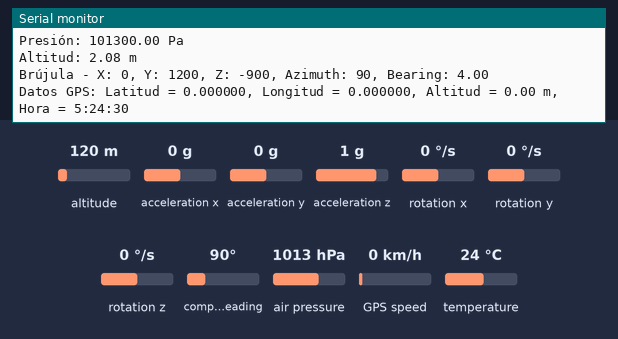
Bench run of a sketch on a simulated Arduino Uno, built with avr-gcc and run on an emulated ATmega328P. Shown: the last lines printed to the serial monitor. The inputs (shaded band) are chosen by the test bench; at power-on: altitude 120 m, acceleration x 0 g, acceleration y 0 g, acceleration z 1 g, rotation x 0 °/s, rotation y 0 °/s, rotation z 0 °/s, compass heading 90°, air pressure 1013 hPa, GPS speed 0 km/h, temperature 24 °C. The GPS gets a fix after 3 s at 37.7749, -122.4194 with 8 satellites.

Above: at 1.2 s.
1.3 s: altitude set to 20 m
At 4.1 s:
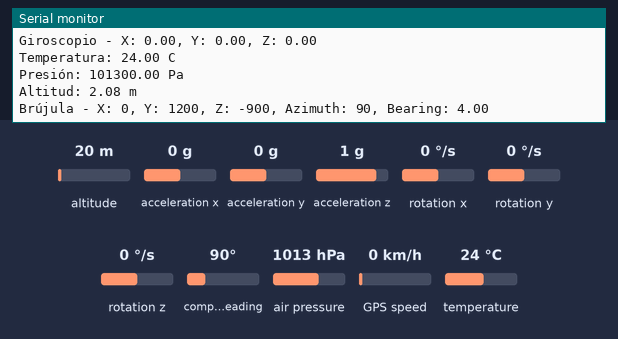
8.0 s: acceleration x set to -1.4 g
At 11.9 s:
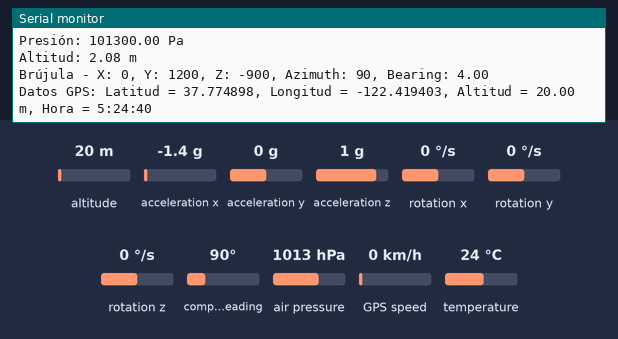
16.0 s: acceleration y set to -1.4 g
At 17.4 s:
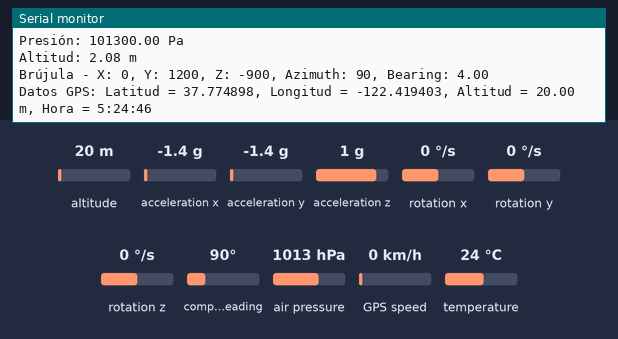
17.5 s: acceleration z set to -1.4 g
19.0 s: rotation x set to -192 °/s
At 21.2 s:
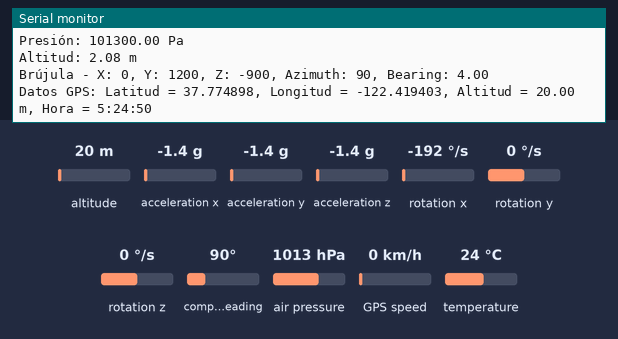
Timing chart, 0 to 21.5 s (numbered marks = the images above; inputs shaded):
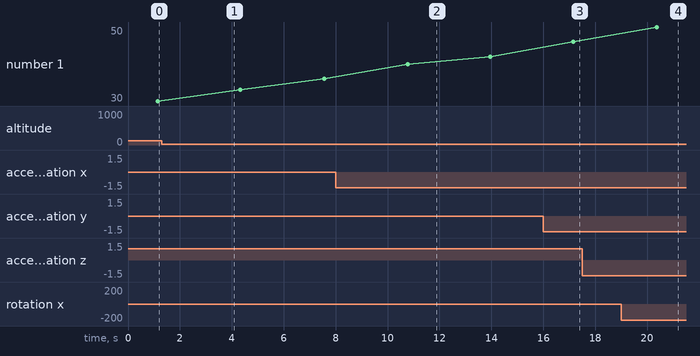

The sketch:

FUNCIONAMIENTO_CONJUNTO_NO_SD.ino
```cpp
#include <Arduino.h>
#include <Adafruit_MPU6050.h>
#include <Adafruit_BMP280.h>
#include <QMC5883LCompass.h>
#include <SoftwareSerial.h>
#include <TinyGPS++.h>

Adafruit_MPU6050 mpu;
Adafruit_BMP280 bmp; // I2C
QMC5883LCompass compass;

int calibrationData[3][2] = {{INT_MAX, INT_MIN}, {INT_MAX, INT_MIN}, {INT_MAX, INT_MIN}};
bool calibrated = false;

SoftwareSerial GPS_Serial(4, 5); // RX, TX
TinyGPSPlus gps;

volatile float minutos, segundos;
volatile int grados, secs, mins;

void setup()
{
  Serial.begin(9600);
  while (!Serial)
    delay(10); // Esperar conexión serial

  if (!mpu.begin())
  {
    Serial.println("MPU6050 no encontrado!");
    while (1)
      delay(10);
  }
  mpu.setAccelerometerRange(MPU6050_RANGE_8_G);

  if (!bmp.begin(0x76))
  {
    Serial.println("BMP280 no encontrado!");
    while (1)
      delay(10);
  }
  bmp.setSampling(Adafruit_BMP280::MODE_NORMAL, Adafruit_BMP280::SAMPLING_X2, Adafruit_BMP280::SAMPLING_X16, Adafruit_BMP280::FILTER_X16, Adafruit_BMP280::STANDBY_MS_500);

  compass.init();

  GPS_Serial.begin(9600);

}

void readMPU(float &x_accel, float &y_accel, float &z_accel, float &x_gyro, float &y_gyro, float &z_gyro)
{
  sensors_event_t a, g, temp;
  mpu.getEvent(&a, &g, &temp);
  x_accel = a.acceleration.x;
  y_accel = a.acceleration.y;
  z_accel = a.acceleration.z;
  x_gyro = g.gyro.x;
  y_gyro = g.gyro.y;
  z_gyro = g.gyro.z;
}

void readBMP280(float &temperature, float &pressure, float &altitude)
{
  temperature = bmp.readTemperature();
  pressure = bmp.readPressure();
  altitude = bmp.readAltitude(1013.25);
}

void calibrateAndReadCompass(int &x, int &y, int &z, int &azimuth, float &bearing)
{
  static unsigned long lastCalibrationTime = 0;
  bool changed = false;

  compass.read();
  x = compass.getX();
  y = compass.getY();
  z = compass.getZ();

  if (!calibrated)
  {
    int *axes[3] = {&x, &y, &z};
    for (int i = 0; i < 3; i++)
    {
      if (*axes[i] < calibrationData[i][0])
      {
        calibrationData[i][0] = *axes[i];
        changed = true;
      }
      if (*axes[i] > calibrationData[i][1])
      {
        calibrationData[i][1] = *axes[i];
        changed = true;
      }
    }

    if (changed)
    {
      lastCalibrationTime = millis();
    }

    if (millis() - lastCalibrationTime > 5000 && !calibrated)
    {
      calibrated = true;
      compass.setCalibration(calibrationData[0][0], calibrationData[0][1], calibrationData[1][0], calibrationData[1][1], calibrationData[2][0], calibrationData[2][1]);
      Serial.println("Calibración del compás completada.");
    }
  }

  azimuth = compass.getAzimuth();
  bearing = compass.getBearing(azimuth);
}

void retardoInteligente(unsigned long ms)
{
  unsigned long inicio = millis();
  do
  {
    while (GPS_Serial.available())
      gps.encode(GPS_Serial.read());
  } while (millis() - inicio < ms);
}

void DegMinSec(double tot_val)
{
  grados = (int)tot_val;
  minutos = tot_val - grados;
  segundos = 60 * minutos;
  mins = (int)minutos;
  minutos = minutos - mins;
  minutos = 60 * minutos;
  secs = (int)minutos;
}

void obtenerDatosGPS(double &latitud, double &longitud, double &altitud_m, uint8_t &hr, uint8_t &min, uint8_t &sec) {
  retardoInteligente(1000);
  latitud = gps.location.lat();
  longitud = gps.location.lng();
  altitud_m = gps.altitude.meters();
  hr = gps.time.hour();
  min = gps.time.minute();
  sec = gps.time.second();

  hr = (hr + 19) % 24; // Ajuste de zona horaria, modificar según necesidad
}


void loop()
{
  float x_accel, y_accel, z_accel, x_gyro, y_gyro, z_gyro;
  readMPU(x_accel, y_accel, z_accel, x_gyro, y_gyro, z_gyro);

  // Imprimir datos del MPU
  Serial.print("Aceleración - X: "); Serial.print(x_accel);
  Serial.print(", Y: "); Serial.print(y_accel);
  Serial.print(", Z: "); Serial.println(z_accel);
  Serial.print("Giroscopio - X: "); Serial.print(x_gyro);
  Serial.print(", Y: "); Serial.print(y_gyro);
  Serial.print(", Z: "); Serial.println(z_gyro);

  float temperature, pressure, altitude;
  readBMP280(temperature, pressure, altitude);

  // Imprimir datos del BMP280
  Serial.print("Temperatura: "); Serial.print(temperature); Serial.println(" C");
  Serial.print("Presión: "); Serial.print(pressure); Serial.println(" Pa");
  Serial.print("Altitud: "); Serial.print(altitude); Serial.println(" m");

  int x, y, z, azimuth;
  float bearing;
  calibrateAndReadCompass(x, y, z, azimuth, bearing);

  // Imprimir datos de la brújula
  Serial.print("Brújula - X: "); Serial.print(x);
  Serial.print(", Y: "); Serial.print(y);
  Serial.print(", Z: "); Serial.print(z);
  Serial.print(", Azimuth: "); Serial.print(azimuth);
  Serial.print(", Bearing: "); Serial.println(bearing);

  double latitud, longitud, altitud_m;
  uint8_t hr, min, sec;
  obtenerDatosGPS(latitud, longitud, altitud_m, hr, min, sec);

  // Imprimir datos GPS
  Serial.print("Datos GPS: Latitud = "); Serial.print(latitud, 6);
  Serial.print(", Longitud = "); Serial.print(longitud, 6);
  Serial.print(", Altitud = "); Serial.print(altitud_m, 2); Serial.print(" m");
  Serial.print(", Hora = "); Serial.print(hr); Serial.print(":"); Serial.print(min); Serial.print(":"); Serial.println(sec);

  Serial.println("");
  Serial.println("");
  Serial.println("");

  delay(2000);
}
```

Measured:
- after the input at 8.0 s, the serial monitor: prints a new line after 1.6 s (image 2)
- after the input at 16.0 s, the serial monitor: prints a new line at once (image 3)
- after the input at 19.0 s, the serial monitor: prints a new line after 0.24 s (image 4)
